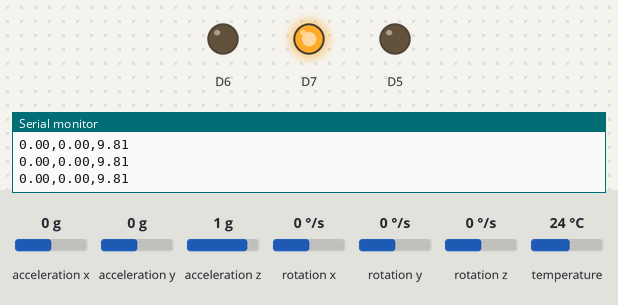
The sketch below on a simulated ESP8266 (NodeMCU). On the bench: output pins drawn as LEDs (lit = HIGH), the last lines printed to the serial monitor. The inputs (shaded band) are chosen by the test bench; at power-on: acceleration z 1 g, acceleration y 0 g, acceleration x 0 g, rotation x 0 °/s, rotation y 0 °/s, rotation z 0 °/s, temperature 24 °C. WiFi joins after 1.5 s; servers stay silent unless stated; the Firebase database answers and starts empty.

Above: at 2.8 s.
2.9 s: acceleration z set to 0.8 g
4.4 s: acceleration z set to 0.5 g
At 4.9 s:
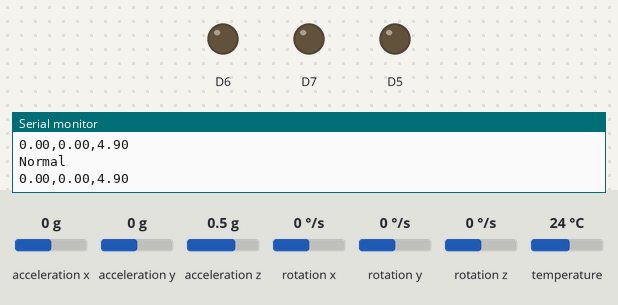
6.4 s: acceleration y set to -0.5 g
7.9 s: acceleration y set to -0.8 g
At 8.4 s:
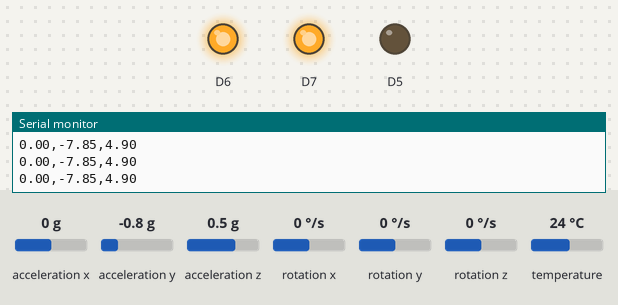
9.6 s: acceleration y set to 0.8 g
At 10.5 s:
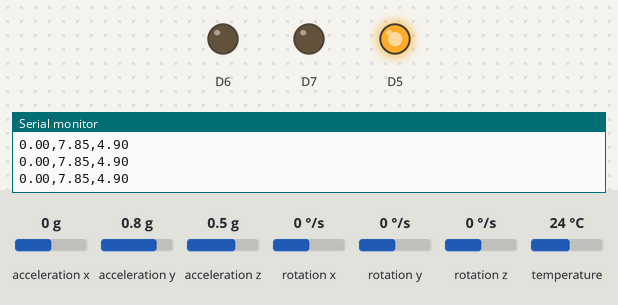
11.4 s: acceleration z set to -0.5 g
12.9 s: acceleration z set to -0.8 g
At 14.4 s:
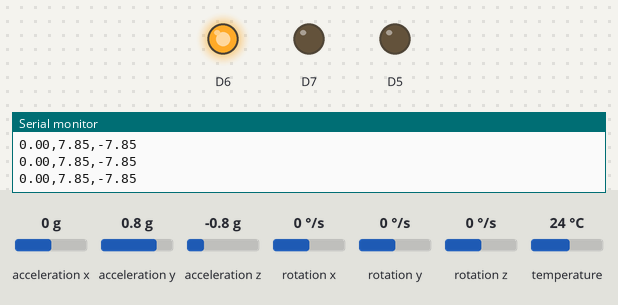
Timing chart, 0 to 15.6 s (numbered marks = the images above; inputs shaded):
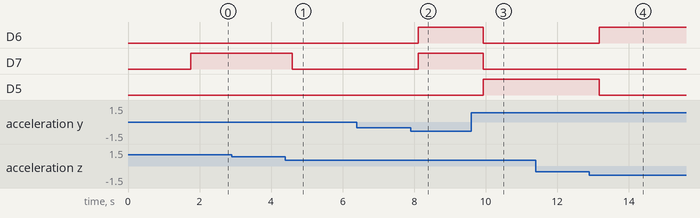

Measured:
- the behaviour switches between 0.7 and 0.6 g on acceleration z (found by bisection; images 0 and 1)
- the behaviour switches between -0.6 and -0.7 g on acceleration y (found by bisection; images 1 and 2)
- the behaviour switches between -0.6 and -0.7 g on acceleration z (found by bisection; images 3 and 4)
- after the input at 4.4 s, D7: HIGH → LOW after 0.19 s
- after the input at 7.9 s, D6, D7: LOW → HIGH after 0.21 s
- after the input at 9.6 s, D6, D7: HIGH → LOW after 0.33 s; D5: LOW → HIGH after 0.33 s
- after the input at 12.9 s, D6: LOW → HIGH after 0.27 s; D5: HIGH → LOW after 0.27 s

The sketch:

FamilyCare_Arduino.ino
```cpp
#include "FirebaseESP8266.h"
#include <ESP8266WiFi.h>

#include <Adafruit_MPU6050.h>
#include <Adafruit_Sensor.h>
#include <Wire.h>

Adafruit_MPU6050 mpu;


int limitValue=5;

int x=D4;
int y=D5;
int z=D7;


#define FIREBASE_HOST "smart-family-care-default-rtdb.firebaseio.com"
#define FIREBASE_AUTH "cxKdrJTP9tveNLsdb30e1ojapQMOLQApZyP7H0tA"
#define WIFI_SSID "PAPPURAJ-M21"
#define WIFI_PASSWORD "000000001"//"P@r@cet@mol500"


FirebaseData firebaseData;
FirebaseData loadData;

FirebaseJson json;


bool upS(String _name,String _value){
  return Firebase.setString(firebaseData, "/CrippleCare/"+_name, _value);
}

bool downS(String mail){
  if (Firebase.getString(loadData, "/Users/"+mail+"/danger")){
    return loadData.stringData()=="1"?true:false;
  }else return false;
}


void setup(void) {
  Serial.begin(115200);

  pinMode(D5,OUTPUT);
  pinMode(D6,OUTPUT);
  pinMode(D7,OUTPUT);


  WiFi.begin(WIFI_SSID, WIFI_PASSWORD);
  Serial.print("Connecting to Wi-Fi");
  while (WiFi.status() != WL_CONNECTED)
  {
    Serial.print(".");
    delay(300);
  }
  Serial.println();
  Serial.print("Connected with IP: ");
  Serial.println(WiFi.localIP());
  Serial.println();

  Firebase.begin(FIREBASE_HOST, FIREBASE_AUTH);
  Firebase.reconnectWiFi(true);


  while (!Serial) {
    delay(10); // will pause Zero, Leonardo, etc until serial console opens
  }

  // Try to initialize!
  if (!mpu.begin()) {
    Serial.println("Failed to find MPU6050 chip");
    while (1) {
      delay(10);

    }
  }

  mpu.setAccelerometerRange(MPU6050_RANGE_16_G);
  mpu.setGyroRange(MPU6050_RANGE_250_DEG);
  mpu.setFilterBandwidth(MPU6050_BAND_21_HZ);
  Serial.println("");
  delay(100);
}

void loop() {

  /* Get new sensor events with the readings */
  sensors_event_t a, g, temp;
  mpu.getEvent(&a, &g, &temp);

  /* Print out the values */
  Serial.print(a.acceleration.x);
  Serial.print(",");
  Serial.print(a.acceleration.y);
  Serial.print(",");
  Serial.print(a.acceleration.z);
 // Serial.print(", ");
//  Serial.print(g.gyro.x);
//  Serial.print(",");
//  Serial.print(g.gyro.y);
//  Serial.print(",");
//  Serial.print(g.gyro.z);
  Serial.println("");


  int y=a.acceleration.y;
  int z=a.acceleration.z;


//  p++;
//
//  if(p>50){
//
//      if(y>5)
//    upS("signal","1");
//  else if(y<-5)
//    upS("signal","2");
//  else
//    upS("signal","0");
//
//  }else if(p>100){
//      upS("tempareture",String(temp.temperature));
//      p=0;
//  }


  if(z>limitValue){  //Washroom
       upS("signal","1");
        digitalWrite(D5,0);
        digitalWrite(D6,0);
        digitalWrite(D7,1);
  }
      else if(z<limitValue*-1){  //Emergency
        upS("signal","2");
        digitalWrite(D5,0);
        digitalWrite(D6,1);
        digitalWrite(D7,0);
      }
  else if(y<limitValue*-1){ //Medicine
        upS("signal","3");
        digitalWrite(D5,0);
        digitalWrite(D6,1);
        digitalWrite(D7,1);
  }

  else if(y>limitValue){// Food
        upS("signal","4");
        digitalWrite(D5,1);
        digitalWrite(D6,0);
        digitalWrite(D7,0);
  }
  else if(checkDanger()){
        digitalWrite(D5,1);
        digitalWrite(D6,1);
        digitalWrite(D7,1);
  }

  else{
            digitalWrite(D5,0);
        digitalWrite(D6,0);
        digitalWrite(D7,0);
      upS("signal","0");
  }


  delay(50);

  //upS("tempareture",String(temp.temperature));
  //delay(50);

 // checkDanger();


}


bool checkDanger(){

  if(downS("mamuncse1999@gmail!com")){
     Serial.println("Danger");
     return true;
  }

  else
      Serial.println("Normal");
      return false;

}
```
